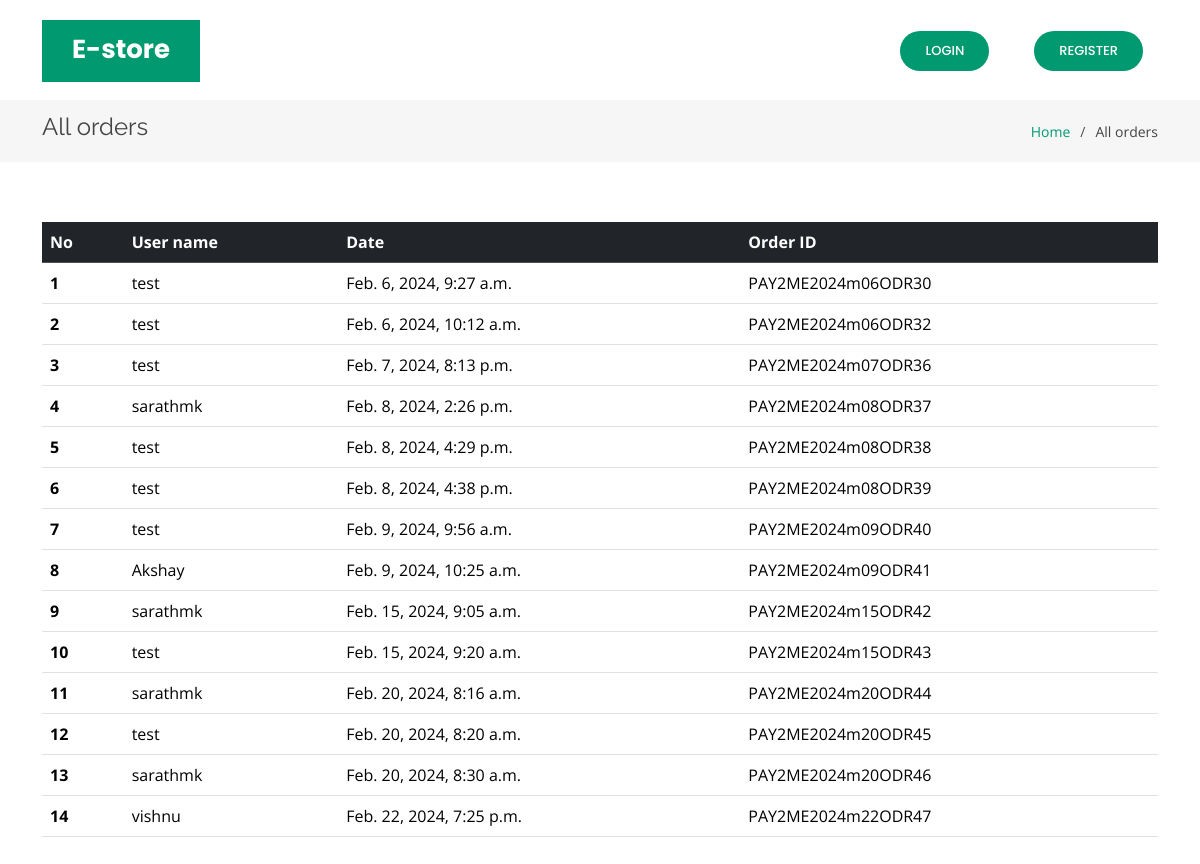
The app's page /order_list/ with its own data.
### core/models.py (models this page shows, shortened)
class Order(models.Model):
    user=models.ForeignKey(User,on_delete=models.CASCADE)
    items=models.ManyToManyField(Orderitem)
    start_date=models.DateTimeField(auto_now_add=True)
    ordered_date=models.DateTimeField()
    ordered=models.BooleanField(default=False)
    order_id=models.CharField(max_length=100,unique=True,default=None,blank=True,null=True)
    datetime_ofpayment=models.DateTimeField(auto_now_add=True)
    order_delivered=models.BooleanField(default=False)
    order_received=models.BooleanField(default=False)
    razorpay_order_id=models.CharField(max_length=500,null=True,blank=True)
    razorpay_payment_id=models.CharField(max_length=500,null=True,blank=True)
    razorpay_signature=models.CharField(max_length=500,null=True,blank=True)

### core/views.py (the view)
# urls.py: path('order_list/', views.order_list, name='order_list'),
def order_list(request):
    orders = Order.objects.all()
    return render(request, 'core/orderview.html', {'orders': orders})

### templates/core/orderview.html (shortened to what this page needs)
<!DOCTYPE html>
{% load static%}
{% load cart_template_tag %}
<html lang="en">
<head>
    <link href="{% static 'vendor/aos/aos.css' %}" rel="stylesheet">
    <link href="{% static '/vendor/bootstrap/css/bootstrap.min.css' %}" rel="stylesheet">
    <link href="{% static 'vendor/bootstrap-icons/bootstrap-icons.css' %}" rel="stylesheet">
    <link href="{% static 'vendor/boxicons/css/boxicons.min.css' %}" rel="stylesheet">
    <link href="{% static 'vendor/glightbox/css/glightbox.min.css' %}" rel="stylesheet">
    <link href="{% static 'vendor/remixicon/remixicon.css' %}" rel="stylesheet">
    <link href="{% static 'vendor/swiper/swiper-bundle.min.css' %}" rel="stylesheet">
    <link href="{% static 'css/style.css' %}" rel="stylesheet">
</head>
<body>
  <header id="header" class="fixed-top d-flex align-items-center">
    <div class="container">
      <div class="header-container d-flex align-items-center justify-content-between">
        <div class="logo">
          <h1 class="text-light"><a href="index.html"><span>E-store</span></a></h1>
        </div>
        <nav id="navbar" class="navbar">
          <ul>
            {% if user.is_authenticated %}
            <li><a class="nav-link scrollto active" href="{% url 'index' %}">Home</a></li>
            <li><a class="nav-link scrollto active" href="{%url 'orderlist' %}">Cart&nbsp;&nbsp;<div style="color:red;">{{request.user| cart_item_count}}</div></a></li>
            {% if user.is_superuser %}
            <li><a class="nav-link scrollto active" href="{% url 'add_product'%}">Add Product</a></li>
            <li><a class="nav-link scrollto active" href="{% url 'add_category'%}">Add Category</a></li>
            <li><a class="nav-link scrollto active" href="{% url 'order_list'%}">All orders</a></li>
            <a href="{% url 'contact_view'%}" class="nav-link scrollto active">View Contact Details</a>
            <li><a class="nav-link scrollto active" href="{% url 'productview'%}">All Products</a></li>
            {% comment %} <li><a class="nav-link scrollto active" href="{% url 'update_product'  %}">Update Product</a></li> {% endcomment %}
            {% endif %}
            <li><a class="nav-link scrollto active" href="#hero">welcome {{user.username}}</a></li>
            {% if not user.is_superuser %}
            <li><a class="getstarted scrollto" href="{% url 'contact_us' %}">Contact Us</a></li>
            {%endif%}
            <li><a class="getstarted scrollto" href="{% url 'user_logout' %}">Logout</a></li>
            {% else %}
            <li><a class="getstarted scrollto" href="{% url 'user_login' %}">Login</a></li>
            <li><a class="getstarted scrollto" href="{% url 'user_register' %}">Register</a></li>
            {%endif%}
          </ul>
        </nav>
      </div>
    </div>
  </header>
  <main id="main">
    <section class="breadcrumbs">
      <div class="container">
        <div class="d-flex justify-content-between align-items-center">
          <h2>All orders</h2>
          <ol>
            <li><a href="{%url 'index'%}">Home</a></li>
            <li>All orders</li>
          </ol>
        </div>
      </div>
    </section>
    <section class="inner-page">
      <div class="container">
        <table class="table">
            <thead class="table-dark">
             <tr>
                <th scope="col">No</th>
                <th scope="col">User name</th>
                <th scope="col">Date</th>
                <th scope="col">Order ID</th>
    </tr>
  </thead>
  <tbody>
    {% for order_item in orders %}
    <tr>
      <th scope="row">{{forloop.counter}}</th>
      <td>{{order_item.user}}</td>
      <td>{{order_item.ordered_date}}</td>
      <td>{{order_item.order_id}}</td>
    </tr>
    {%endfor%}
  </tbody>
          </table>
      </div>
    </section>
  </main>
</body>
</html>

### static/css/style.css (style rules this page uses)
body { font-family: "Open Sans", sans-serif; color: #444444; }
a { color: #009970; text-decoration: none; }
h1, h2, h3, h4, h5, h6 { font-family: "Raleway", sans-serif; }
#header { transition: all 0.5s; z-index: 997; transition: all 0.5s; top: 20px; }
#header .header-container { background: #fff; }
#header .logo { overflow: hidden; padding: 16px 30px 12px 30px; background: #009970; }
#header .logo h1 { font-size: 26px; padding: 0; line-height: 1; font-weight: 700; font-family: "Poppins", sans-serif; }
#header .logo h1 a, #header .logo h1 a:hover { color: #fff; text-decoration: none; }
.navbar { padding: 0; }
.navbar ul { margin: 0; padding: 0; display: flex; list-style: none; align-items: center; }
.navbar li { position: relative; }
.navbar a, .navbar a:focus { display: flex; align-items: center; justify-content: space-between; padding: 10px 0 10px 30px; color: #36343a; transition: 0.3s; font-size: 13px; font-weight: 500; text-transform: uppercase; font-family: "Poppins", sans-serif; white-space: nowrap; transition: 0.3s; }
.navbar .getstarted, .navbar .getstarted:focus { background: #009970; padding: 10px 25px; margin-left: 30px; margin-right: 15px; border-radius: 50px; color: #fff; }
section { padding: 60px 0; overflow: hidden; }
.breadcrumbs { padding: 15px 0; background: #f6f6f7; margin-top: 100px; }
.breadcrumbs h2 { font-size: 24px; line-height: 1; font-weight: 400; }
.breadcrumbs ol { display: flex; flex-wrap: wrap; list-style: none; padding: 0; margin: 0; font-size: 14px; }
.breadcrumbs ol li+li { padding-left: 10px; }
.breadcrumbs ol li+li::before { display: inline-block; padding-right: 10px; color: #4f4c55; content: "/"; }

### records on screen
Order: user "test", ordered_date "Feb. 6, 2024, 9:27 a.m.", order_id "PAY2ME2024m06ODR30"
Order: user "test", ordered_date "Feb. 6, 2024, 10:12 a.m.", order_id "PAY2ME2024m06ODR32"
Order: user "test", ordered_date "Feb. 7, 2024, 8:13 p.m.", order_id "PAY2ME2024m07ODR36"
Order: user "sarathmk", ordered_date "Feb. 8, 2024, 2:26 p.m.", order_id "PAY2ME2024m08ODR37"
Order: user "test", ordered_date "Feb. 8, 2024, 4:29 p.m.", order_id "PAY2ME2024m08ODR38"
Order: user "test", ordered_date "Feb. 8, 2024, 4:38 p.m.", order_id "PAY2ME2024m08ODR39"
Order: user "test", ordered_date "Feb. 9, 2024, 9:56 a.m.", order_id "PAY2ME2024m09ODR40"
Order: user "Akshay", ordered_date "Feb. 9, 2024, 10:25 a.m.", order_id "PAY2ME2024m09ODR41"
Order: user "sarathmk", ordered_date "Feb. 15, 2024, 9:05 a.m.", order_id "PAY2ME2024m15ODR42"
Order: user "test", ordered_date "Feb. 15, 2024, 9:20 a.m.", order_id "PAY2ME2024m15ODR43"
Order: user "sarathmk", ordered_date "Feb. 20, 2024, 8:16 a.m.", order_id "PAY2ME2024m20ODR44"
Order: user "test", ordered_date "Feb. 20, 2024, 8:20 a.m.", order_id "PAY2ME2024m20ODR45"
Order: user "sarathmk", ordered_date "Feb. 20, 2024, 8:30 a.m.", order_id "PAY2ME2024m20ODR46"
Order: user "vishnu", ordered_date "Feb. 22, 2024, 7:25 p.m.", order_id "PAY2ME2024m22ODR47"
